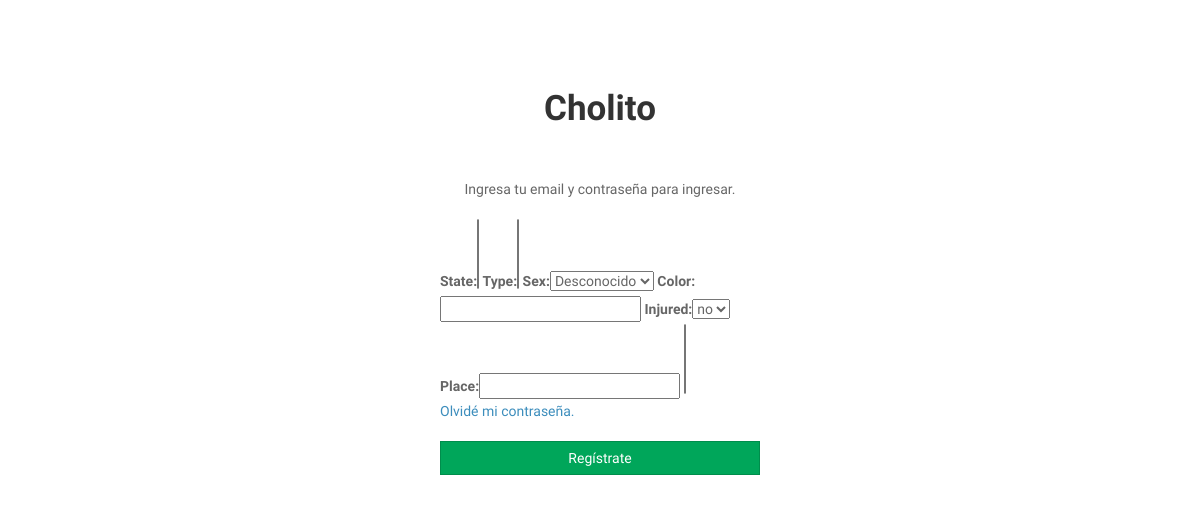
Before: /denuncias with the older database file.
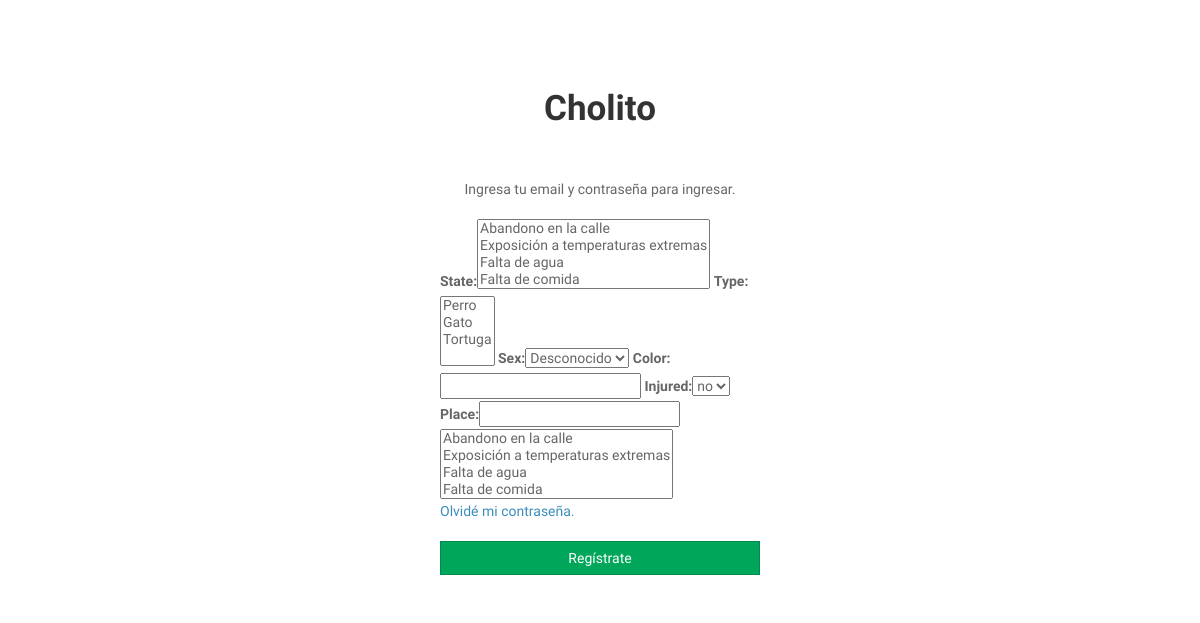
After: the same page with the newer database file.
### complaint/models.py (models this page shows)
class State(models.Model):
    state = models.CharField(max_length=100)
    def __str__(self):
        return self.state

### animal/models.py (models this page shows)
class Type(models.Model):
    type = models.CharField(max_length=20)
    def __str__(self):
        return self.type

### complaint/views.py (the view)
# urls.py: path('', ComplaintFormView.as_view(), name='index'),
class ComplaintFormView(FormView):
    template_name = 'complaint/complaint_form.html'
    form_class = ComplaintForm
    def get(self, request, *args, **kwargs):
        form_class = self.get_form_class()
        form = self.get_form(form_class)
        context = self.get_context_data(**kwargs)
        context['form'] = form
        return self.render_to_response(context)

### complaint/forms.py
class ComplaintForm(forms.ModelForm):
    class Meta:
        model = Complaint
        fields = '__all__'

### complaint/templates/complaint/complaint_form.html (shortened to what this page needs)
{% extends 'base.html' %}
{% load static %}
{% block content %}
    <div class="login-box">
        <div class="login-logo">
            <strong>Cholito</strong>
        </div>
        <div class="login-box-body">
            <p class="login-box-msg">
                Ingresa tu email y contraseña para ingresar.
            </p>
            <form action="" method="post">
                {{ form }}
                {{ form.state }}
            </form>
            <a href="#">Olvidé mi contraseña.</a><br>
            <br>
            <div>
                <a href="#" class="btn btn-success btn-block btn-flat">Regístrate</a>
            </div>
        </div>
        <br>
    </div>
{% endblock %}

### templates/base.html (shortened to what this page needs)
{% load static %}
<!DOCTYPE html>
<html>
<head>
    <link rel="stylesheet" href="{% static 'bower_components/bootstrap/dist/css/bootstrap.min.css' %}">
    <link rel="stylesheet" href="{% static 'bower_components/font-awesome/css/font-awesome.min.css' %}">
    <link rel="stylesheet" href="{% static 'bower_components/Ionicons/css/ionicons.min.css' %}">
    <link rel="stylesheet" href="{% static 'dist/css/AdminLTE.css' %}">
    <link rel="stylesheet" href="{% static 'dist/css/skins/all-skins.min.css' %}">
    <link rel="stylesheet" href="{% static 'plugins/iCheck/square/blue.css' %}">
    <link rel="stylesheet" href="{% static 'dist/css/general.css' %}">
</head>
<body class="{% block body_class %} hold-transition skin-blue sidebar-mini {% endblock %}">
    {% block content %}
    {% endblock %}
</body>
</html>

Changed rows visible on the page:
added State: state "Abandono en la calle / Exposición a temperaturas extremas / Falta de agua / Falta de comida"
added Type: type "Perro / Gato / Tortuga"
